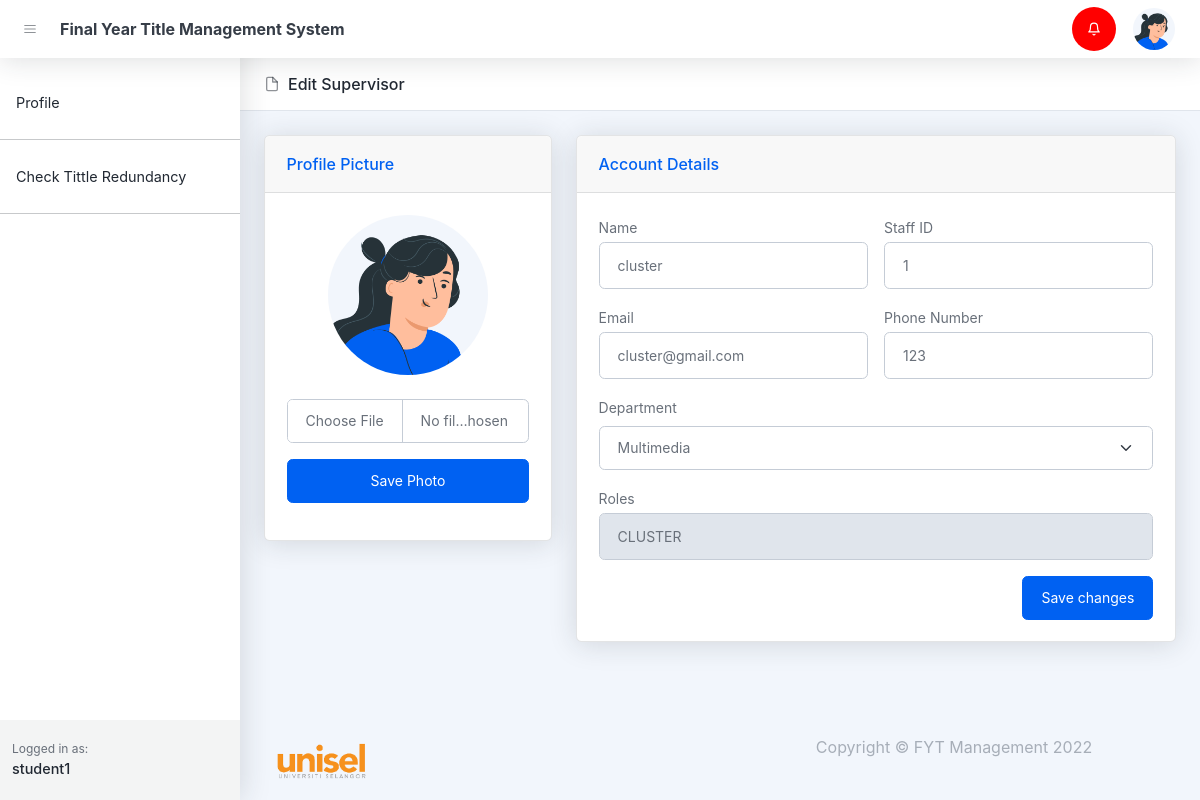
Page /edit-supervisor.php?supervisor_id=2 (signed in) on the committed database.
### tables this page shows
CREATE TABLE `notifications` (
  `id` bigint(20) UNSIGNED NOT NULL,
  `user_id` text DEFAULT NULL,
  `notification` text DEFAULT NULL,
  `status` varchar(255) DEFAULT NULL,
  `created_at` timestamp NULL DEFAULT NULL,
  `updated_at` timestamp NULL DEFAULT NULL
);

CREATE TABLE `users` (
  `id` bigint(20) UNSIGNED NOT NULL,
  `name` varchar(255) NOT NULL,
  `email` varchar(255) DEFAULT NULL,
  `handphone` varchar(255) DEFAULT NULL,
  `roles` varchar(255) DEFAULT NULL,
  `password` varchar(255) DEFAULT NULL,
  `image` text DEFAULT NULL,
  `created_at` timestamp NULL DEFAULT NULL,
  `updated_at` timestamp NULL DEFAULT NULL
);

CREATE TABLE `staffs` (
  `id` bigint(20) UNSIGNED NOT NULL,
  `user_id` bigint(20) NOT NULL,
  `roles` varchar(255) DEFAULT NULL,
  `staff_id` varchar(255) DEFAULT NULL,
  `department` varchar(255) DEFAULT NULL,
  `fypcoordinator_status` varchar(255) DEFAULT NULL,
  `cluster_status` varchar(255) DEFAULT NULL,
  `status` varchar(255) DEFAULT NULL,
  `created_at` timestamp NULL DEFAULT NULL,
  `updated_at` timestamp NULL DEFAULT NULL,
  `cluster_id` varchar(255) DEFAULT NULL
);

### edit-supervisor.php (the view, shortened to what this page needs)
<!DOCTYPE html>
<html lang="en">
<head>
    <?php include('layout_admin/header.php') ?>
</head>
<body class="nav-fixed">
    <?php include('layout_admin/navbar.php') ?>
    <div id="layoutSidenav">
        <div id="layoutSidenav_nav">
            <?php include('layout_admin/sidenav.php') ?>
        </div>
        <div id="layoutSidenav_content">
            <main>
                <header class="page-header page-header-compact page-header-light border-bottom bg-white mb-4">
                    <div class="container-xl px-4">
                        <div class="page-header-content">
                            <div class="row align-items-center justify-content-between pt-3">
                                <div class="col-auto mb-3">
                                    <h1 class="page-header-title">
                                        <div class="page-header-icon"><i data-feather="file"></i></div>
                                        Edit Supervisor
                                    </h1>
                                </div>
                            </div>
                        </div>
                    </div>
                </header>
                <?php
                    $conn = setDbConnection();
                    $sql = "select users.* , staffs.* from users left join staffs on staffs.user_id = users.id where users.id = '".$_REQUEST['supervisor_id']."'";
                    $result = $conn->query($sql);
                    $hod = null;
                    if ($result->num_rows > 0) {
                        while ($row = $result->fetch_assoc()) {
                            $hod = $row;
                        }
                    }
                ?>
                <div class="container-xl px-4 mt-4">
                    <div class="row">
                        <div class="col-xl-4">
                            <form action="controllers/updateSupervisorPhoto.php" method="post" enctype="multipart/form-data">
                                <div class="card mb-4 mb-xl-0">
                                    <div class="card-header">Profile Picture</div>
                                    <div class="card-body">
                                        <div class="text-center">
                                            <img class="img-account-profile rounded-circle mb-2 upload-image"
                                            src="<?php
                                                if (isset($hod['image'])) {
                                                    echo '/fyp/assets/profile/'.$hod['image'];
                                                } else {
                                                    echo '/fyp/assets/img/illustrations/profiles/profile-1.png';
                                                } ?>" alt="" />
                                        </div>
                                        <div class="my-3">
                                            <input class="form-control upload" type="file" name="user_picture">
                                        </div>
                                        <div class="my-3">
                                            <button class="btn btn-primary w-100" type="submit">Save Photo</button>
                                        </div>
                                    </div>
                                </div>
                            </form>
                        </div>
                        <div class="col-xl-8">
                            <div class="card mb-4">
                                <div class="card-header">Account Details</div>
                                <div class="card-body">
                                    <form action="controllers/updateSupervisorProfile.php" method="post" >
                                        <div class="row gx-3 mb-3">
                                            <div class="col-md-6">
                                                <label class="small mb-1" for="inputUsername">Name</label>
                                                <input class="form-control" type="text" placeholder="Enter your username" value="<?php echo $hod['name'] ?>" name="name" />
                                            </div>
                                            <div class="col-md-6">
                                                <label class="small mb-1">Staff ID</label>
                                                <input class="form-control" type="text" placeholder="Enter Staff ID" value="<?php echo $hod['staff_id'] ?>" name=staff_id required/>
                                            </div>
                                        </div>
                                        <div class="row gx-3 mb-3">
                                            <div class="col-md-6">
                                                <label class="small mb-1" for="inputLastName">Email</label>
                                                <input class="form-control" type="email" name="email" placeholder="Enter email" value="<?php echo $hod['email'] ?>" required />
                                            </div>
                                            <div class="col-md-6">
                                                <label class="small mb-1" for="inputOrgName">Phone Number</label>
                                                <input class="form-control" type="text" placeholder="Enter phone number" value="<?php echo $hod['handphone'] ?>" name="phone_number" />
                                            </div>
                                        </div>
                                        <div class="row gx-3 mb-3">
                                            <div class="col-md-12">
                                            <label class="small mb-2">Department</label>
                                                <select name=department class=form-select>
                                                    <option value="multimedia" <?php if($hod['department'] == 'multimedia'){echo 'selected';}?>>Multimedia</option>
                                                </select>
                                            </div>
                                        </div>
                                        <div class="row gx-3 mb-3">
                                            <div class="col-md-12">
                                                <label class="small mb-1" for="inputLastName">Roles</label>
                                                <input class="form-control" type="text" name="roles" value="<?php echo strtoupper($hod['roles']) ?>" disabled />
                                            </div>
                                        </div>
                                        <div class="text-end">
                                            <button class="btn btn-primary" type="submit">Save changes</button>
                                        </div>
                                </div>
                            </div>
                        </div>
                    </div>
                </div>
            </main>
            <?php include('layout_admin/footer.php') ?>
        </div>
    </div>
</body>
</html>

### rows in the picture
users: name "cluster", staff_id "1", email "cluster@gmail.com", phone_number "123", roles "CLUSTER"
staffs: department "Multimedia"

### other values in the picture
$_SESSION['name'] "student1"
